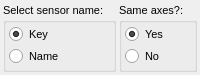
            <widget class="QFrame" name="frame_5">
             <property name="sizePolicy">
              <sizepolicy hsizetype="Minimum" vsizetype="Minimum">
               <horstretch>0</horstretch>
               <verstretch>0</verstretch>
              </sizepolicy>
             </property>
             <property name="maximumSize">
              <size>
               <width>16777215</width>
               <height>75</height>
              </size>
             </property>
             <property name="frameShape">
              <enum>QFrame::NoFrame</enum>
             </property>
             <property name="frameShadow">
              <enum>QFrame::Plain</enum>
             </property>
             <layout class="QHBoxLayout" name="horizontalLayout_6">
              <property name="spacing">
               <number>3</number>
              </property>
              <property name="leftMargin">
               <number>3</number>
              </property>
              <property name="topMargin">
               <number>3</number>
              </property>
              <property name="rightMargin">
               <number>3</number>
              </property>
              <property name="bottomMargin">
               <number>3</number>
              </property>
              <item>
               <widget class="QGroupBox" name="groupBox_8">
                <property name="sizePolicy">
                 <sizepolicy hsizetype="Minimum" vsizetype="Minimum">
                  <horstretch>0</horstretch>
                  <verstretch>0</verstretch>
                 </sizepolicy>
                </property>
                <property name="maximumSize">
                 <size>
                  <width>16777215</width>
                  <height>70</height>
                 </size>
                </property>
                <property name="font">
                 <font>
                  <pointsize>8</pointsize>
                  <stylestrategy>PreferAntialias</stylestrategy>
                 </font>
                </property>
                <property name="title">
                 <string>Select sensor name:</string>
                </property>
                <property name="flat">
                 <bool>true</bool>
                </property>
                <layout class="QVBoxLayout" name="verticalLayout_4">
                 <property name="spacing">
                  <number>3</number>
                 </property>
                 <property name="leftMargin">
                  <number>3</number>
                 </property>
                 <property name="topMargin">
                  <number>3</number>
                 </property>
                 <property name="rightMargin">
                  <number>3</number>
                 </property>
                 <property name="bottomMargin">
                  <number>3</number>
                 </property>
                 <item>
                  <widget class="QRadioButton" name="checkKeyAxisName">
                   <property name="sizePolicy">
                    <sizepolicy hsizetype="Minimum" vsizetype="Minimum">
                     <horstretch>0</horstretch>
                     <verstretch>0</verstretch>
                    </sizepolicy>
                   </property>
                   <property name="font">
                    <font>
                     <pointsize>8</pointsize>
                    </font>
                   </property>
                   <property name="text">
                    <string>Key</string>
                   </property>
                   <property name="checked">
                    <bool>true</bool>
                   </property>
                  </widget>
                 </item>
                 <item>
                  <widget class="QRadioButton" name="checkNameAxisName">
                   <property name="sizePolicy">
                    <sizepolicy hsizetype="Minimum" vsizetype="Minimum">
                     <horstretch>0</horstretch>
                     <verstretch>0</verstretch>
                    </sizepolicy>
                   </property>
                   <property name="font">
                    <font>
                     <pointsize>8</pointsize>
                    </font>
                   </property>
                   <property name="text">
                    <string>Name</string>
                   </property>
                  </widget>
                 </item>
                </layout>
               </widget>
              </item>
              <item>
               <widget class="QGroupBox" name="groupBox_10">
                <property name="sizePolicy">
                 <sizepolicy hsizetype="Minimum" vsizetype="Minimum">
                  <horstretch>0</horstretch>
                  <verstretch>0</verstretch>
                 </sizepolicy>
                </property>
                <property name="maximumSize">
                 <size>
                  <width>16777215</width>
                  <height>70</height>
                 </size>
                </property>
                <property name="font">
                 <font>
                  <pointsize>8</pointsize>
                  <stylestrategy>PreferAntialias</stylestrategy>
                 </font>
                </property>
                <property name="title">
                 <string>Same axes?:</string>
                </property>
                <property name="flat">
                 <bool>true</bool>
                </property>
                <layout class="QVBoxLayout" name="verticalLayout_6">
                 <property name="spacing">
                  <number>3</number>
                 </property>
                 <property name="leftMargin">
                  <number>3</number>
                 </property>
                 <property name="topMargin">
                  <number>3</number>
                 </property>
                 <property name="rightMargin">
                  <number>3</number>
                 </property>
                 <property name="bottomMargin">
                  <number>3</number>
                 </property>
                 <item>
                  <widget class="QRadioButton" name="checkAxesYesMain">
                   <property name="sizePolicy">
                    <sizepolicy hsizetype="Minimum" vsizetype="Minimum">
                     <horstretch>0</horstretch>
                     <verstretch>0</verstretch>
                    </sizepolicy>
                   </property>
                   <property name="font">
                    <font>
                     <pointsize>8</pointsize>
                    </font>
                   </property>
                   <property name="text">
                    <string>Yes</string>
                   </property>
                   <property name="checked">
                    <bool>true</bool>
                   </property>
                  </widget>
                 </item>
                 <item>
                  <widget class="QRadioButton" name="checkAxesNoMain">
                   <property name="sizePolicy">
                    <sizepolicy hsizetype="Minimum" vsizetype="Minimum">
                     <horstretch>0</horstretch>
                     <verstretch>0</verstretch>
                    </sizepolicy>
                   </property>
                   <property name="font">
                    <font>
                     <pointsize>8</pointsize>
                    </font>
                   </property>
                   <property name="text">
                    <string>No</string>
                   </property>
                  </widget>
                 </item>
                </layout>
               </widget>
              </item>
             </layout>
            </widget>
